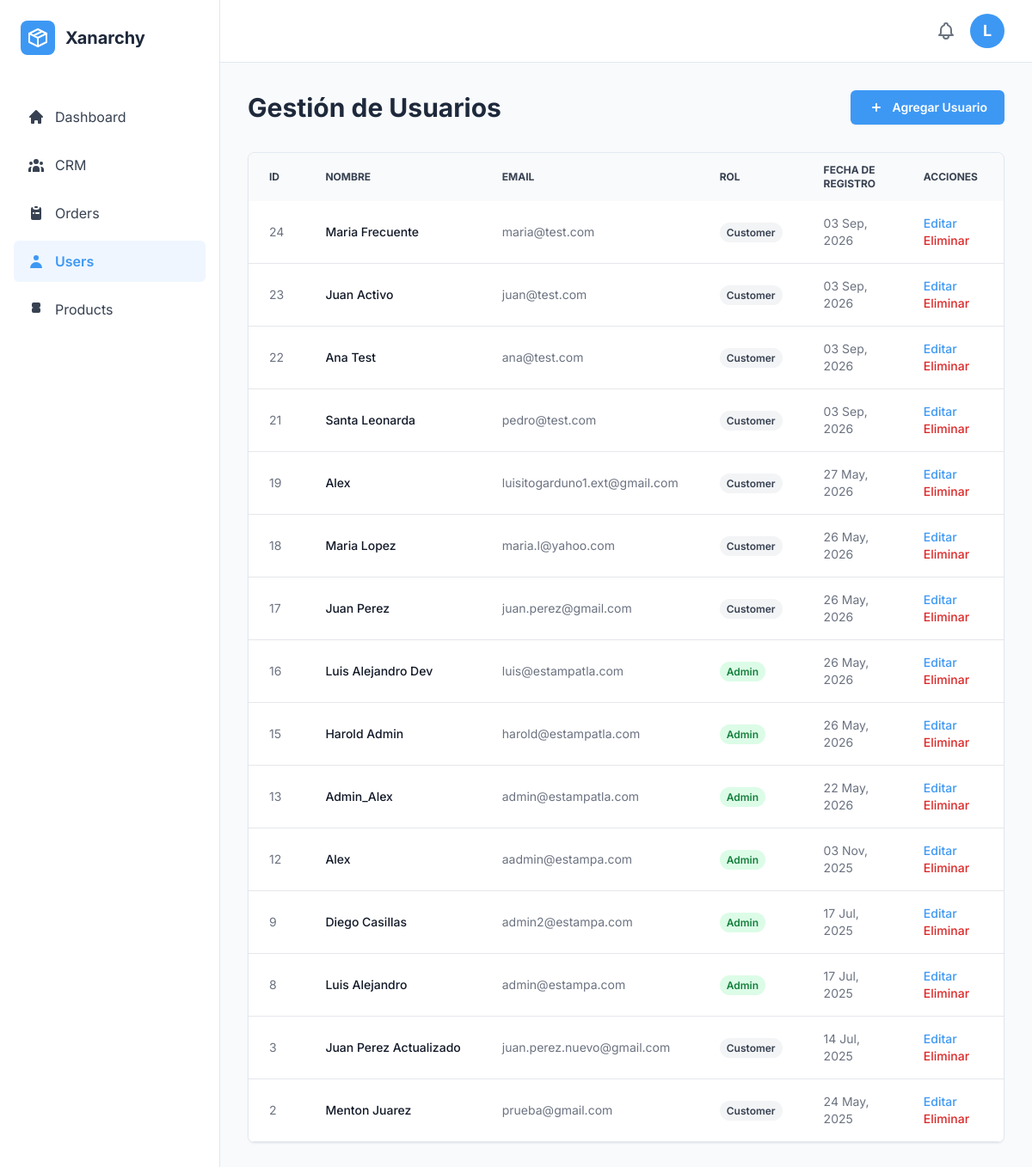
/admin/users.php (signed in), run on the app's committed database.
### tables this page shows
CREATE TABLE `users` (
  `id` int(10) unsigned NOT NULL AUTO_INCREMENT,
  `name` varchar(100) NOT NULL,
  `email` varchar(150) NOT NULL,
  `password` varchar(255) NOT NULL,
  `role` enum('customer','vendor','admin') NOT NULL DEFAULT 'customer',
  `created_at` timestamp NOT NULL DEFAULT current_timestamp(),
  `crm_stage` enum('Prospecto','Activo','Frecuente','Inactivo') NOT NULL DEFAULT 'Prospecto',
  `crm_stage_manual` tinyint(1) DEFAULT 0,
  PRIMARY KEY (`id`),
  UNIQUE KEY `email` (`email`)
);

### admin/users.php (the view, shortened to what this page needs)
<?php
require_once __DIR__ . '/../includes/auth_admin.php';
$users = $pdo->query("SELECT id, name, email, role, created_at FROM users ORDER BY created_at DESC")->fetchAll();
require_once __DIR__ . '/includes/header.php';
?>
    <div class="max-w-7xl mx-auto">
        <div class="flex flex-wrap justify-between items-center gap-4 mb-8">
            <h2 class="text-3xl font-bold text-[var(--text-primary)]">Gestión de Usuarios</h2>
            <a href="add_user.php" class="flex items-center justify-center gap-2 rounded-md h-10 px-5 bg-[var(--primary-color)] text-white text-sm font-semibold hover:bg-[var(--primary-color-hover)] transition-colors duration-200 shadow-sm">
                <svg class="h-5 w-5" fill="currentColor" viewBox="0 0 20 20"><path d="M10 5a1 1 0 011 1v3h3a1 1 0 110 2h-3v3a1 1 0 11-2 0v-3H6a1 1 0 110-2h3V6a1 1 0 011-1z"></path></svg>
                <span>Agregar Usuario</span>
            </a>
        </div>
        <div class="bg-white rounded-lg shadow-sm border border-[var(--border-color)] overflow-hidden">
            <div class="overflow-x-auto">
                <table class="w-full text-sm text-left text-gray-500">
                    <thead class="text-xs text-gray-700 uppercase bg-gray-50">
                    <tr>
                        <th scope="col" class="px-6 py-3">ID</th>
                        <th scope="col" class="px-6 py-3">Nombre</th>
                        <th scope="col" class="px-6 py-3">Email</th>
                        <th scope="col" class="px-6 py-3">Rol</th>
                        <th scope="col" class="px-6 py-3">Fecha de Registro</th>
                        <th scope="col" class="px-6 py-3">Acciones</th>
                    </tr>
                    </thead>
                    <tbody>
                    <?php if (count($users) > 0): ?>
                        <?php foreach($users as $user): ?>
                            <tr class="bg-white border-b hover:bg-gray-50">
                                <td class="px-6 py-4"><?php echo $user['id']; ?></td>
                                <th scope="row" class="px-6 py-4 font-medium text-gray-900 whitespace-nowrap">
                                    <?php echo htmlspecialchars($user['name']); ?>
                                </th>
                                <td class="px-6 py-4"><?php echo htmlspecialchars($user['email']); ?></td>
                                <td class="px-6 py-4">
                                    <span class="px-2 py-1 font-semibold leading-tight text-xs rounded-full
                                        <?php echo ($user['role'] === 'admin') ? 'text-green-700 bg-green-100' : 'text-gray-700 bg-gray-100'; ?>">
                                        <?php echo ucfirst($user['role']); ?>
                                    </span>
                                </td>
                                <td class="px-6 py-4"><?php echo date("d M, Y", strtotime($user['created_at'])); ?></td>
                                <td class="px-6 py-4">
                                    <a href="edit_user.php?id=<?php echo $user['id']; ?>" class="font-medium text-[var(--primary-color)] hover:underline mr-4">Editar</a>
                                    <a href="delete_user.php?id=<?php echo $user['id']; ?>" class="font-medium text-red-600 hover:underline" onclick="return confirm('¿Estás seguro de que quieres eliminar este usuario? Se borrarán también todos sus pedidos y direcciones.');">Eliminar</a>
                                </td>
                            </tr>
                        <?php endforeach; ?>
                    <?php else: ?>
                        <tr class="bg-white border-b">
                            <td colspan="6" class="text-center py-4">No se encontraron usuarios.</td>
                        </tr>
                    <?php endif; ?>
                    </tbody>
                </table>
            </div>
        </div>
    </div>
<?php
require_once __DIR__ . '/includes/footer.php';
?>

### admin/includes/header.php (style rules this page uses)
:root { --primary-color: #3d98f4;--primary-color-hover: #2b7ed6;--background-color: #f8fafc;--sidebar-bg: #ffffff;--text-primary: #1e293b;--text-secondary: #64748b;--border-color: #e2e8f0; }
body { font-family: 'Inter', sans-serif; background-color: var(--background-color); }

### data on the page
users: id "24", name "Maria Frecuente", email "maria@test.com", role "Customer", created_at "03 Sep, 2026"
users: id "23", name "Juan Activo", email "juan@test.com", role "Customer", created_at "03 Sep, 2026"
users: id "22", name "Ana Test", email "ana@test.com", role "Customer", created_at "03 Sep, 2026"
users: id "21", name "Santa Leonarda", email "pedro@test.com", role "Customer", created_at "03 Sep, 2026"
users: id "19", name "Alex", email "luisitogarduno1.ext@gmail.com", role "Customer", created_at "27 May, 2026"
users: id "18", name "Maria Lopez", email "maria.l@yahoo.com", role "Customer", created_at "26 May, 2026"
users: id "17", name "Juan Perez", email "juan.perez@gmail.com", role "Customer", created_at "26 May, 2026"
users: id "16", name "Luis Alejandro Dev", email "luis@estampatla.com", role "Admin", created_at "26 May, 2026"
users: id "15", name "Harold Admin", email "harold@estampatla.com", role "Admin", created_at "26 May, 2026"
users: id "13", name "Admin_Alex", email "admin@estampatla.com", role "Admin", created_at "22 May, 2026"
users: id "12", name "Alex", email "aadmin@estampa.com", role "Admin", created_at "03 Nov, 2025"
users: id "9", name "Diego Casillas", email "admin2@estampa.com", role "Admin", created_at "17 Jul, 2025"
users: id "8", name "Luis Alejandro", email "admin@estampa.com", role "Admin", created_at "17 Jul, 2025"
users: id "3", name "Juan Perez Actualizado", email "juan.perez.nuevo@gmail.com", role "Customer", created_at "14 Jul, 2025"
users: id "2", name "Menton Juarez", email "prueba@gmail.com", role "Customer", created_at "24 May, 2025"

### other printed values
$userInitial "L"
